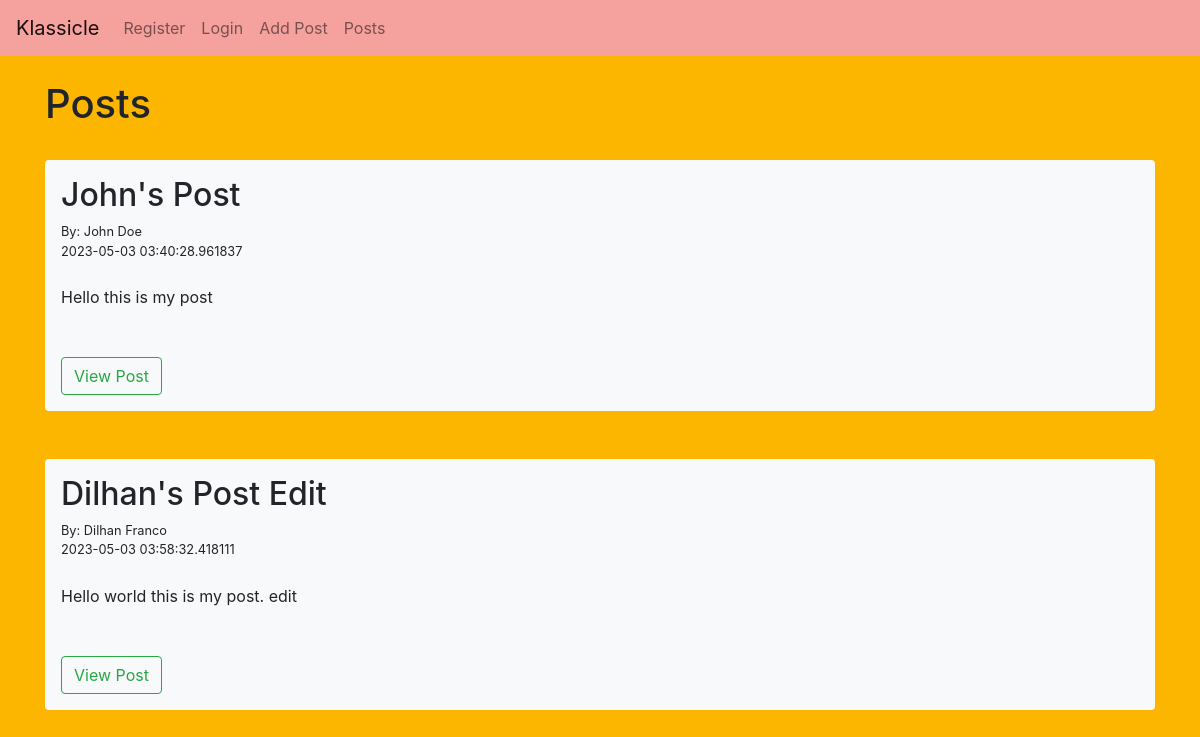
The page /posts on the database its author committed.
### app.py (models this page shows, shortened)
class Posts(db.Model):
    id = db.Column(db.Integer, primary_key=True)
    title = db.Column(db.String(255))
    content = db.Column(db.Text)
    date_posted = db.Column(db.DateTime, default=datetime.utcnow)
    poster_id = db.Column(db.Integer, db.ForeignKey('users.id'))

class Users(db.Model, UserMixin):
    id = db.Column(db.Integer, primary_key=True)
    name = db.Column(db.String(200), nullable=False)
    email = db.Column(db.String(200), nullable=False, unique=True)
    date_added = db.Column(db.DateTime, default=datetime.utcnow)
    password_hash = db.Column(db.String(128))
    posts = db.relationship('Posts', backref='poster')
    @property
    def password(self):
        raise AttributeError('Password is not a readable attribute!')

### app.py (the view)
@app.route('/posts')
def posts():
    posts = Posts.query.order_by(Posts.date_posted)
    return render_template("posts.html", posts=posts)

### templates/posts.html (shortened to what this page needs)
{% extends 'base.html' %}
{% block content %}
<h1>Posts</h1>
<br/>
{% for post in posts %}
    <div class ="shadow p-3 mb-5 bg-light rounded">
        <h2>{{ post.title }}</h2>
        <small> By: {{ post.poster.name }}<br/>
        {{ post.date_posted }} </small> <br/>
        <br/>
        {{ post.content }}<br/><br/>
        <br/>
        <a href="{{url_for('post', id=post.id)}}" class="btn btn-outline-success">View Post</a>
    </div>
{% endfor %}
{% endblock %}

### templates/base.html (shortened to what this page needs)
<html lang="en">
    <head>
      <link rel="stylesheet" href="https://cdn.jsdelivr.net/npm/bootstrap@4.0.0/dist/css/bootstrap.min.css">
      <script src="https://cdn.jsdelivr.net/npm/bootstrap@4.0.0/dist/js/bootstrap.min.js"></script> </head>
        <body style = "background-color:#FDB600">
            {% include 'navbar.html' %}
            <br/>
            <div class="container">
                {% block content %}
                {% endblock %}
            </div>
        </body>
  </html>

### templates/navbar.html (shortened to what this page needs)
<nav class="navbar navbar-expand-lg navbar-light" style = "background-color: #f5a19d;">
  <a class="navbar-brand" href="{{ url_for('index') }}">Klassicle</a>
  <div class="collapse navbar-collapse" id="navbarNav">
    <ul class="navbar-nav">
      {% if current_user.is_authenticated %}
        <li class="nav-item">
          <a class="nav-link" href="{{ url_for('dashboard') }}">Dashboard</a>
        </li>
        <li class="nav-item">
          <a class="nav-link" href="{{ url_for('logout') }}">Logout</a>
        </li>
      {% else %}
        <li class="nav-item">
          <a class="nav-link" href="{{ url_for('add_user') }}">Register</a>
        </li>
        <li class="nav-item">
          <a class="nav-link" href="{{ url_for('login') }}">Login</a>
        </li>
      {% endif %}
      <li class="nav-item">
        <a class="nav-link" href="{{ url_for('add_post') }}">Add Post</a>
      </li>
      <li class="nav-item">
        <a class="nav-link" href="{{ url_for('posts') }}">Posts</a>
      </li>
    </ul>
  </div>
</nav>

### rows shown on the page
Posts: title "John's Post", poster.name "John Doe", date_posted "2023-05-03 03:40:28.961837", content "Hello this is my post"
Posts: title "Dilhan's Post Edit", poster.name "Dilhan Franco", date_posted "2023-05-03 03:58:32.418111", content "Hello world this is my post. edit"
